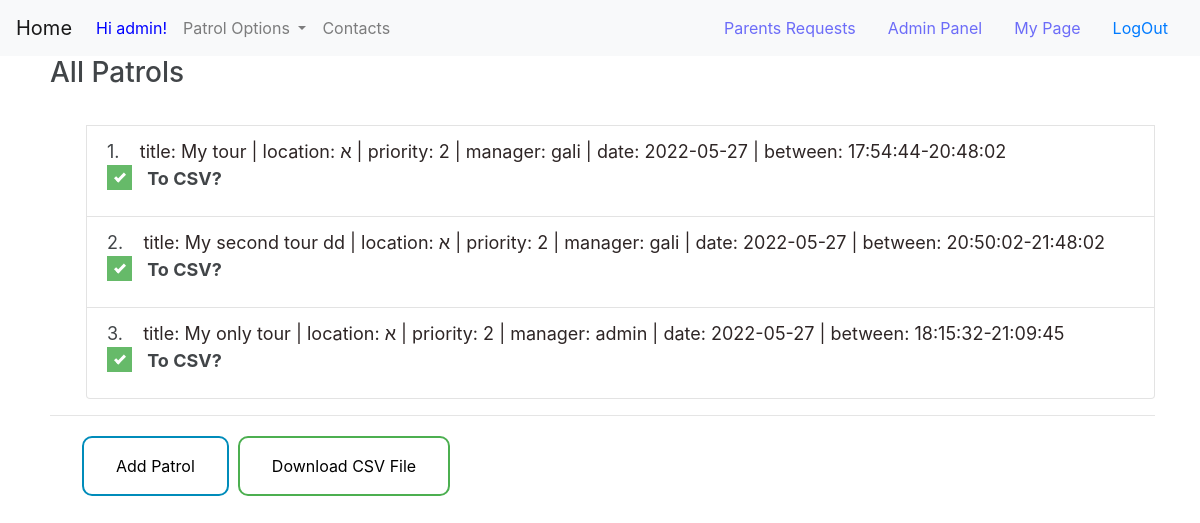
The page /patrols/PatrolManagement/ (signed in) on the database as committed earlier.
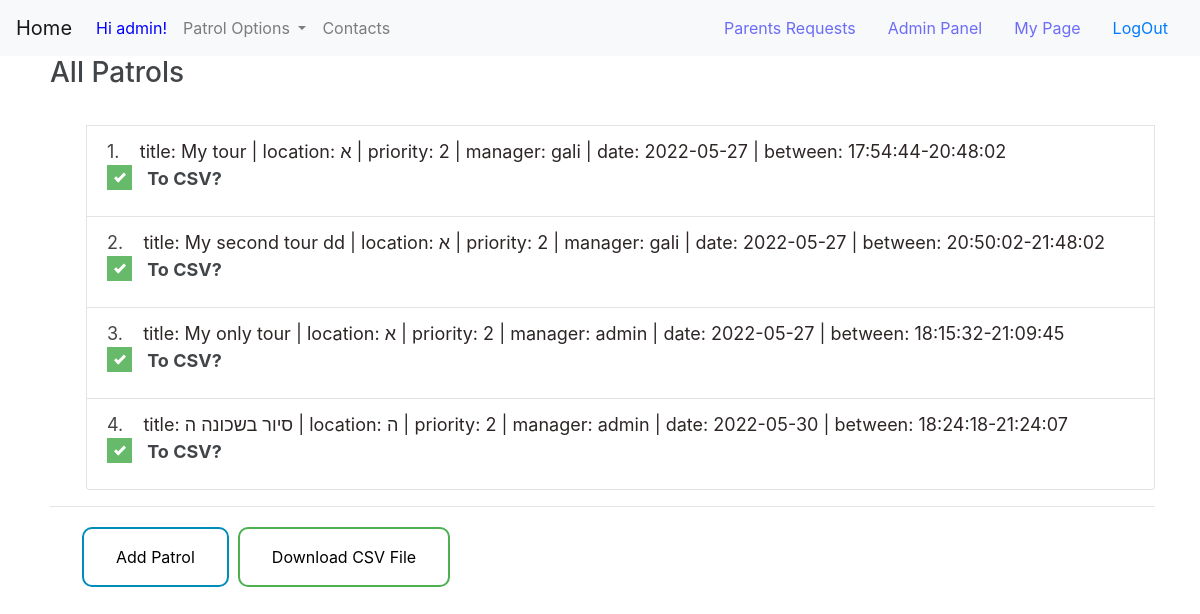
The same page on the database as committed later.
### Patrols/models.py (models this page shows, shortened)
class Patrol(models.Model):
    class PatrolStatus(models.TextChoices):
        CREATION = "Creation"
        ACTIVE = "Active"
        ARCHIVE = "Archive"
    manager = models.ForeignKey(User, on_delete=models.CASCADE, related_name='patrols', null=False)
    title = models.CharField('title', max_length=MEDIUM_STRING)
    patrol_status = models.CharField('patrol status', max_length=MIN_STRING, null=True, choices=PatrolStatus.choices,
                                     default=PatrolStatus.CREATION)
    description = models.TextField('summary', max_length=MAX_STRING, null=True, blank=True)
    time_created = models.DateTimeField('time created', default=current_time, null=False)
    time_updated_last = models.DateTimeField('last updated', default=current_time, null=False)
    location = models.CharField(max_length=MEDIUM_STRING, choices=get_locations(), default=default_neighborhoods[0])
    date = models.DateField('date', default=current_time, null=False)
    start_time = models.TimeField('start time', default=current_time, null=False)
    end_time = models.TimeField('end time', default=current_time() + timezone.timedelta(hours=3), null=False)
    priority = models.IntegerField('priority', default=MAX_PRIORITY, blank=True)
    participants_needed = models.IntegerField('participants needed', default=DEFAULT_PATROL_SIZE)
    reactions = models.ManyToManyField(User, related_name='reactions', blank=True)
    approved_reactions = models.ManyToManyField(User, related_name='approved_reactions', blank=True)
    users_participated = models.ManyToManyField(User, related_name='participants', blank=True)
    update_priority = models.BooleanField(default=False)
    def __str__(self):
        return f'title: {self.title} | location: {self.location} | priority: {self.priority} | ' \
               f'manager: {self.manager} | date: {self.date} | between: {self.start_time}-{self.end_time}'

### Patrols/views.py (the view, shortened to what this page needs)
# urls.py: path(r'PatrolManagement/', patrol_management, name='PatrolManagement'),
@user_passes_test(lambda u: u.is_authenticated and u.profile.is_patrol_manager, login_url='/', redirect_field_name=None)
def patrol_management(request):
    error = ''
    if request.user.is_superuser:
        patrols = [(number + 1, patrol) for number, patrol in enumerate(Patrol.objects.all())]
    else:
        patrols = [(number + 1, patrol) for number, patrol in enumerate(request.user.patrols.all())]
    context = {
        'patrols': patrols,
        'error': error
    }
    return render(request, 'Patrols/PatrolManagement.html', context)

### HomePage/templates/Patrols/PatrolManagement.html (shortened to what this page needs)
{% extends 'base.html' %}
{% block content %}
<!DOCTYPE html>
<html lang="en">
<head>
</head>
<body>
<form method="POST">
    <div class="patrol_list: ">
         <ul class="list-group" style="opacity:0.85;">
             {% if user.is_superuser %}
             <h3>All Patrols</h3><br>
             {% else %}
             <h3>My Patrols</h3><br>
             {% endif %}
             {% for number, patrol in patrols %}
                 <li class="list-group-item" style="margin-left:2em">{{ number }}.&nbsp;&nbsp;&nbsp;
                     <a href="{% url 'patrol_page' patrol.pk %}" style="color:#0A0000">{{ patrol }}</a>
                     <label class="container">
                         &nbsp;&nbsp;&nbsp; <b>To CSV?</b>&nbsp;&nbsp;
                         <span class="checkmark"></span>
                     </label>
             {% endfor %}
         </ul>
        <hr>
    </div>
        <a href="{% url 'CreatePatrol' %}" class="button button_blue" style="margin-left:2em">Add Patrol</a>
        <button type="submit" class="button button_green">Download CSV File</button>
</form>
</body>
</html>
{% endblock %}

### HomePage/templates/base.html (shortened to what this page needs)
{% load static %}
<!DOCTYPE html>
<html lang="en">
<head>
    <link rel="stylesheet" href="https://cdn.jsdelivr.net/npm/bootstrap@4.5.3/dist/css/bootstrap.min.css">
</head>
<body>
    <div>
        <nav class="navbar navbar-expand-lg navbar-light bg-light">
          <a class="navbar-brand" href="{% url 'homepage' %}">Home</a>
          <div class="collapse navbar-collapse" id="navbarSupportedContent">
            <ul class="navbar-nav mr-auto">
                {% if user.is_authenticated %}
                  <li class="nav-item active">
                  <a class="nav-link disabled" href="#" style="color:blue;">Hi {{ user.username }}!</a>
                  </li>
                {% endif %}
                {% if user.is_authenticated %}
                  <li class="nav-item dropdown">
                    <a class="nav-link dropdown-toggle" href="#" id="navbarDropdown" role="button" data-toggle="dropdown" aria-haspopup="true" aria-expanded="false">
                      Patrol Options
                    </a>
                  </li>
                  <li class="nav-item">
                    <a class="nav-link" href="{% url 'ContactManagement' %}">Contacts</a>
                  </li>
                {% endif %}
            </ul>
              {% if user.is_authenticated %}
                {% if user.is_superuser %}
                    <a class="nav-link active" href="{% url 'parentsRequests' %}"><h8 style="color:#6c6cf8;">Parents Requests</h8> <span class="sr-only">(current)</span></a>
                    <a class="nav-link active" href="{% url 'adminPage' %}"><h8 style="color:#6c6cf8;">Admin Panel</h8> <span class="sr-only">(current)</span></a>
                {% endif %}
                <a class="nav-link active" href="{% url 'resident_page' %}"><h8 style="color:#6c6cf8;">My Page</h8> <span class="sr-only">(current)</span></a>
                <a class="nav-link active" href="{% url 'logoutuser' %}">LogOut</a>
              {% else %}
                <a class="nav-link active" href="{% url 'AddParent' %}">Register</a>
                <a class="nav-link active" href="{% url 'Login' %}">Login</a>
              {% endif %}
          </div>
        </nav>
    </div>
    <div class="container">
        <div id="content" name="content">
            {% block content %}
            {% endblock %}
        </div>
    </div>
</body>
</html>

### HomePage/templates/Patrols/PatrolManagement.html (style rules this page uses)
.button { background-color: #4CAF50; border: none; color: white; padding: 16px 32px; text-align: center; text-decoration: none; display: inline-block; font-size: 16px; margin: 4px 2px; transition-duration: 0.4s; cursor: pointer; border-radius:10px; }
.button_green { background-color: white; color: black; border: 2px solid #4CAF50; }
.button_blue { background-color: white; color: black; border: 2px solid #008CBA; }
.container { display: block; position: relative; padding-left: 20px; margin-bottom: 12px; font-size: 18px; }
.checkmark { cursor: pointer; position: absolute; top: 0; left: 0; height: 25px; width: 25px; background-color: #eee; }
.container input:checked ~ .checkmark { background-color: #4CAF50; }
.checkmark:after { content: ""; position: absolute; display: none; }
.container input:checked ~ .checkmark:after { display: block; }
.container .checkmark:after { left: 10px; top: 6px; width: 6px; height: 11px; border: solid white; border-width: 0 3px 3px 0; -webkit-transform: rotate(45deg); -ms-transform: rotate(45deg); transform: rotate(45deg); }

Rows that differ between the two databases and show on the page:
added Patrol: number "4", title+location+priority "title: סיור בשכונה ה | location: ה | priority: 2 | manager: admin | date: 2022-05-30 | between: 18:24:18-21:24:07"
